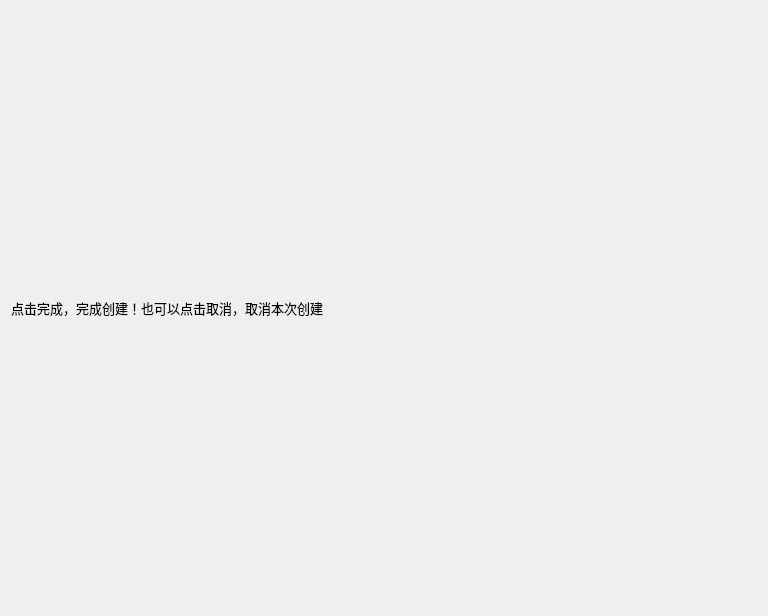
<?xml version="1.0" encoding="UTF-8"?>
<ui version="4.0">
 <class>ConfirmPage</class>
 <widget class="QWizardPage" name="ConfirmPage">
  <property name="geometry">
   <rect>
    <x>0</x>
    <y>0</y>
    <width>768</width>
    <height>616</height>
   </rect>
  </property>
  <property name="windowTitle">
   <string>WizardPage</string>
  </property>
  <layout class="QGridLayout" name="gridLayout">
   <item row="0" column="0">
    <layout class="QVBoxLayout" name="verticalLayout">
     <item>
      <widget class="QLabel" name="label">
       <property name="font">
        <font>
         <pointsize>10</pointsize>
        </font>
       </property>
       <property name="text">
        <string>点击完成，完成创建！也可以点击取消，取消本次创建</string>
       </property>
      </widget>
     </item>
    </layout>
   </item>
  </layout>
 </widget>
 <resources/>
 <connections/>
</ui>
